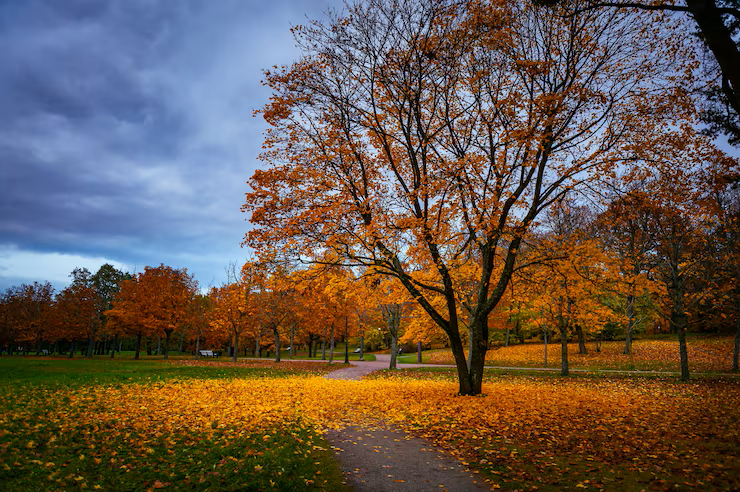
%> input picture TASK1/autumn.png, 740 x 492 px
$ octave bit_plane_slicing.m   (GNU Octave 9; MATLAB toolbox functions it lacks are replaced by stand-ins)
%> lines starting %> are read from the running program, lines starting %| are printed output that depends on the picture
clc;
clear;
close all;

I = imread('autumn.png');
%> I is the input picture: size 492x740x3 uint8; mean R, G, B 102.9, 87.7, 76.4
I_gray = rgb2gray(I);
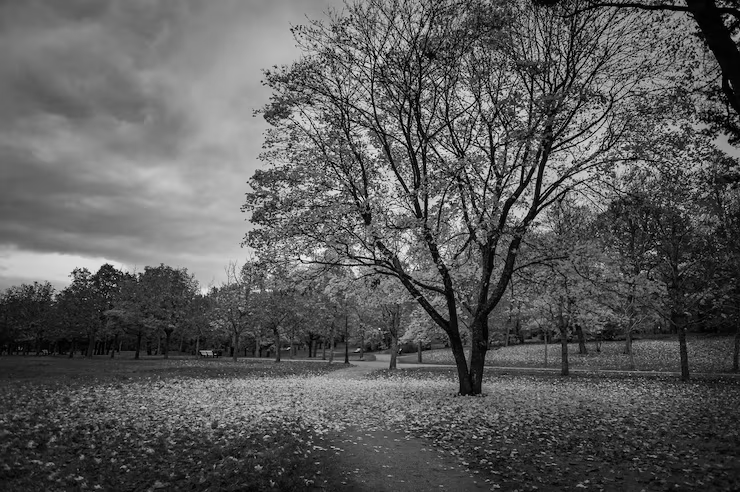
%> I_gray: size 492x740 uint8; min 0, max 245, mean 91
figure;

subplot(3,3,1);
imshow(I_gray);
title('Original Grayscale');

% extract and display all 8 bit planes
for k = 0:7

    % Extract the kth bit from every pixel
    bit_plane = bitget(I_gray, k + 1);

    % Display the bit plane
    subplot(3,3,k + 2);
    imshow(bit_plane, []);
    title(['Bit Plane ', num2str(k)]);
end
%> this loop made 8 passes
%> pass 1, `bit_plane = bitget(I_gray, k + 1);`:
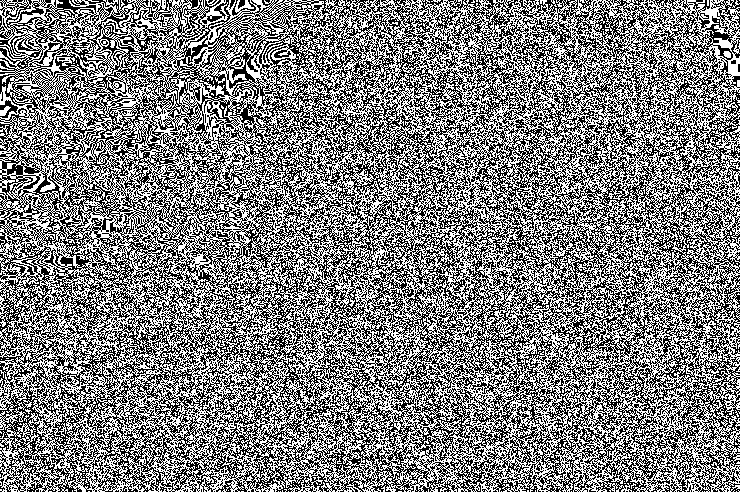
%> bit_plane: size 492x740 logical; 50% white; black in thin lines or dots
%> pass 2, `bit_plane = bitget(I_gray, k + 1);`:
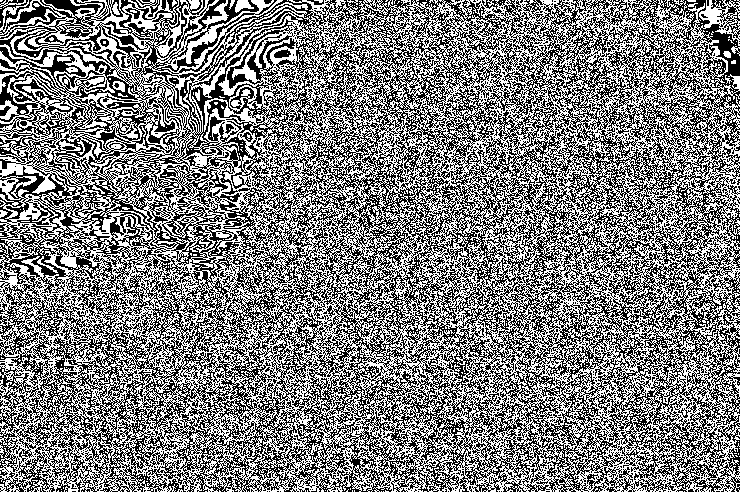
%> bit_plane: size 492x740 logical; 49.9% white in thin lines or dots
%> pass 3, `bit_plane = bitget(I_gray, k + 1);`:
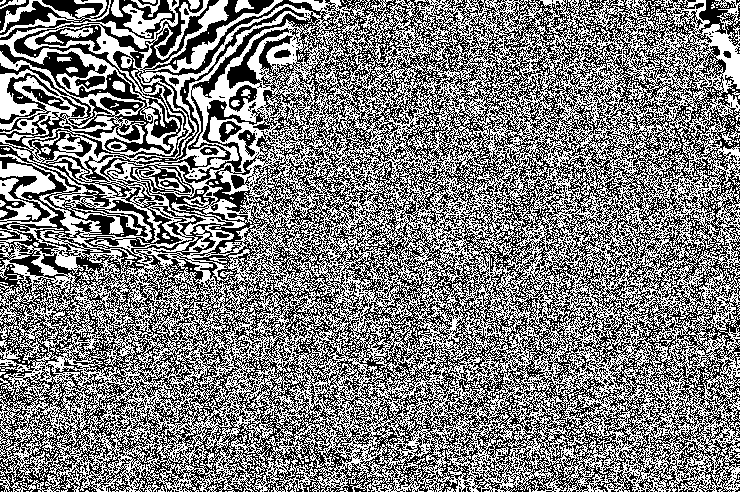
%> bit_plane: size 492x740 logical; 50% white in thin lines or dots
%> after the loop:
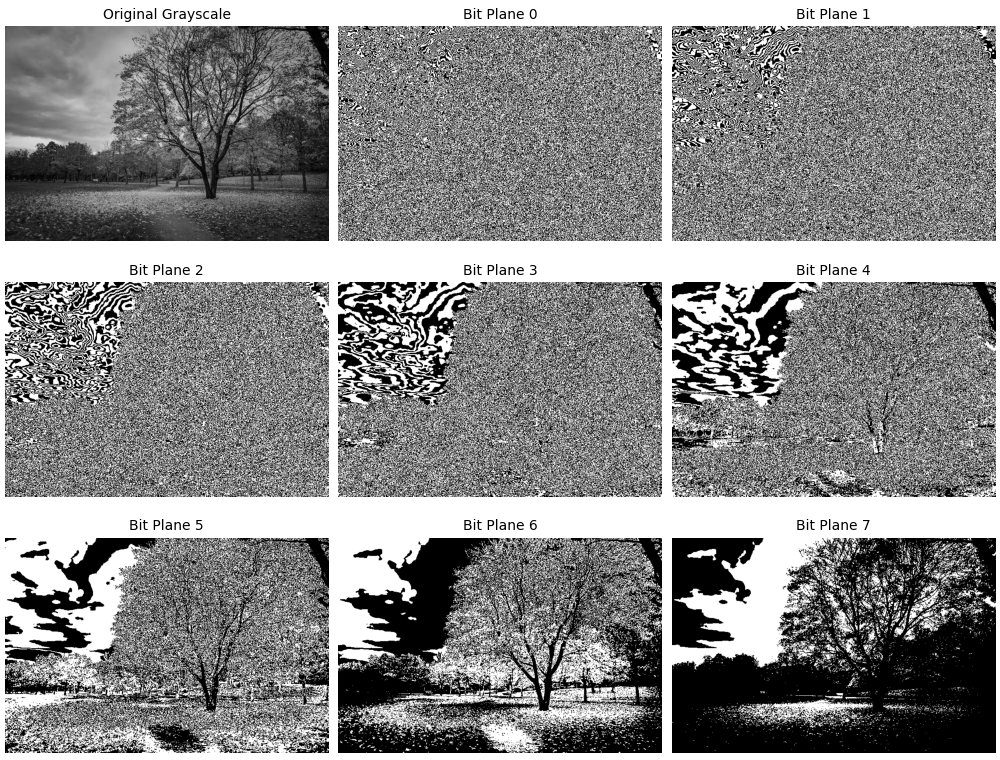
%> figure redrawn from the program's plot data, 9 panels
